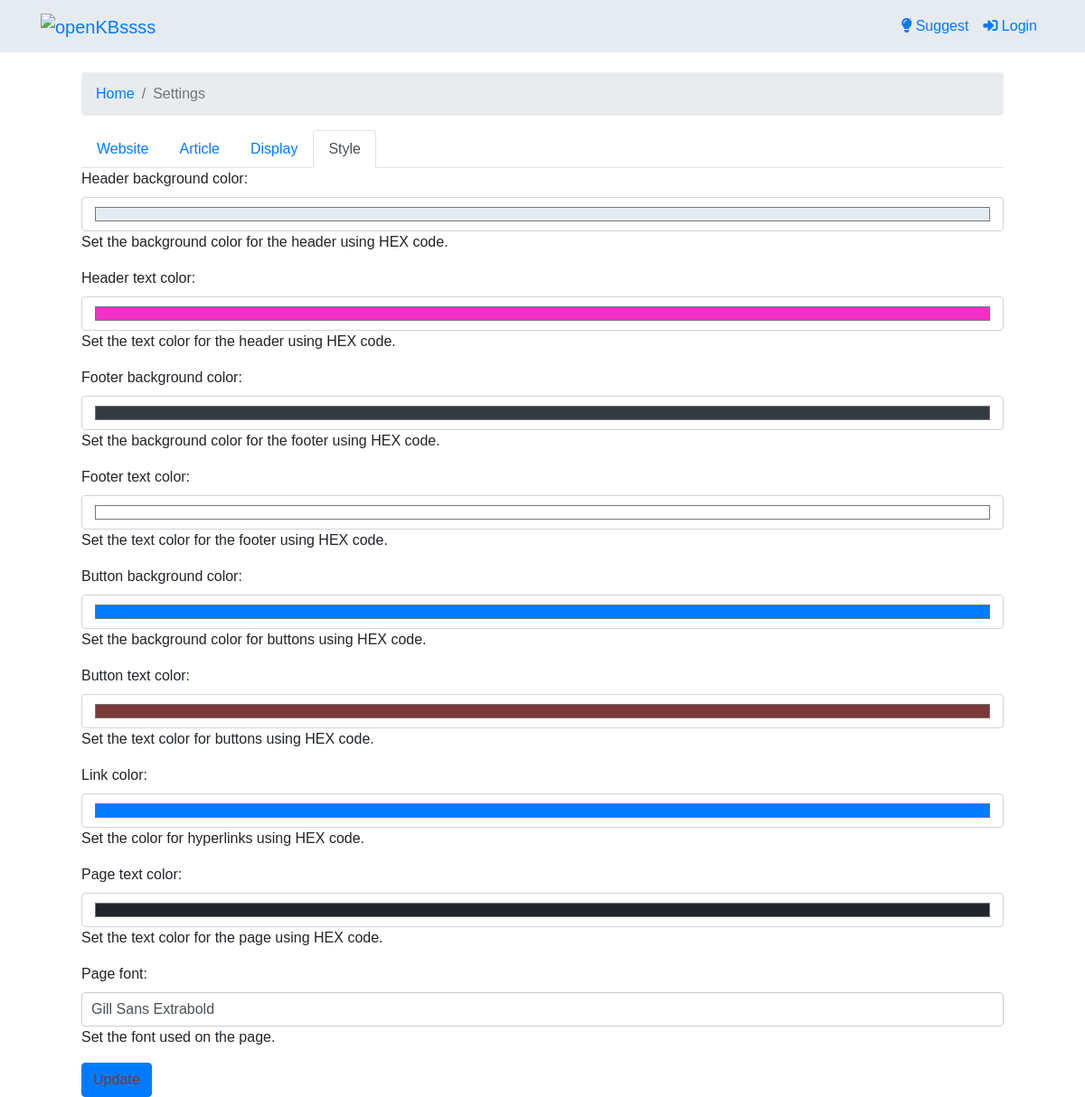
The page /settings/style/ on the database its author committed.
### kb/models.py (models this page shows, shortened)
class StyleSettings(models.Model):
    header_background_color = models.CharField(max_length=7, blank=True, default='#343a40')
    header_text_color = models.CharField(max_length=7, blank=True, default='#ffffff')
    footer_background_color = models.CharField(max_length=7, blank=True, default='#343a40')
    footer_text_color = models.CharField(max_length=7, blank=True, default='#ffffff')
    button_background_color = models.CharField(max_length=7, blank=True, default='#007bff')
    button_text_color = models.CharField(max_length=7, blank=True, default='#ffffff')
    link_color = models.CharField(max_length=7, blank=True, default='#007bff')
    page_text_color = models.CharField(max_length=7, blank=True, default='#212529')
    page_font = models.CharField(max_length=50, blank=True)

### kb/views.py (the view)
# urls.py: path('settings/style/', StyleSettingsView.as_view(), name='style_settings'),
class StyleSettingsView(UpdateView):
    model = StyleSettings
    template_name = 'settings/style_settings.html'
    form_class = StyleSettingsForm
    success_url = '/settings/style/'
    def get_object(self, queryset=None):
        return StyleSettings.objects.first() or StyleSettings()
    def get_context_data(self, **kwargs):
        context = super().get_context_data(**kwargs)
        context['active_tab'] = 'style'
        return context

### kb/context_processors.py (called while the page is built)
def website_settings(request):
    website_settings = WebsiteSettings.objects.first()
    style_settings = StyleSettings.objects.first()
    return {
        'websettings': website_settings,
        'style_settings': style_settings,
    }

### templates/settings/style_settings.html
{% extends 'settings/base_settings.html' %}
{% block settings_content %}
<form method="post" action="{% url 'style_settings' %}">
	{% csrf_token %} {{ form.as_p }}
	<button type="submit" class="btn btn-primary">Update</button>
</form>
{% endblock %}

### static/assets/css/styles.css (style rules this page uses)
html, body { height: 100%; margin: 0; }
input[type="text"], textarea { width: 100%; padding: 10px; border: 1px solid #ccc; border-radius: 4px; }

### rows shown on the page
StyleSettings: header_background_color "#e6ebef", header_text_color "#f231c8", footer_background_color "#343a40", footer_text_color "#ffffff", button_background_color "#007bff", button_text_color "#7a3838", link_color "#007bff", page_text_color "#212529", page_font "Gill Sans Extrabold"
